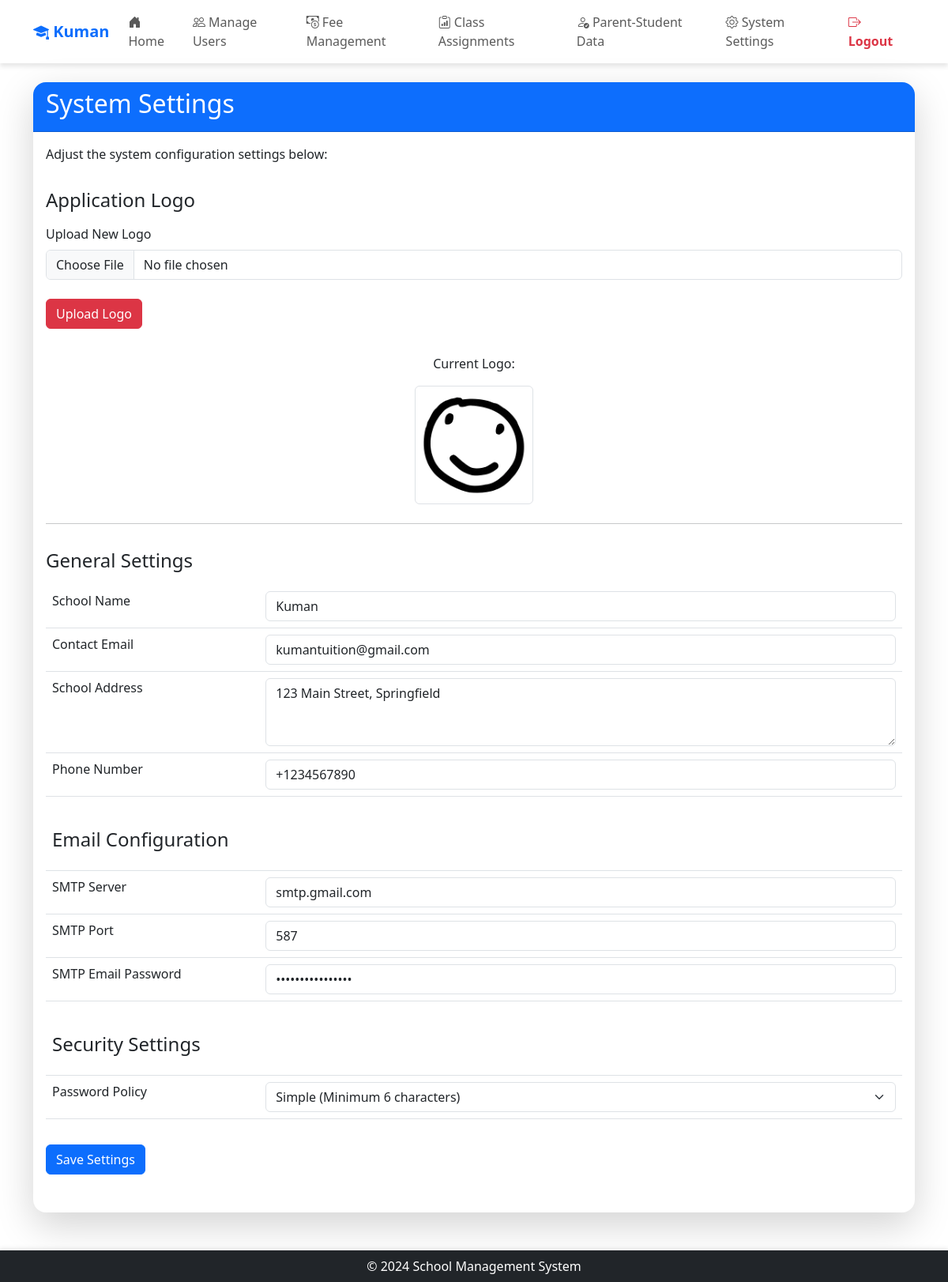
The page /admin/system-settings (signed in) on the database as committed earlier.
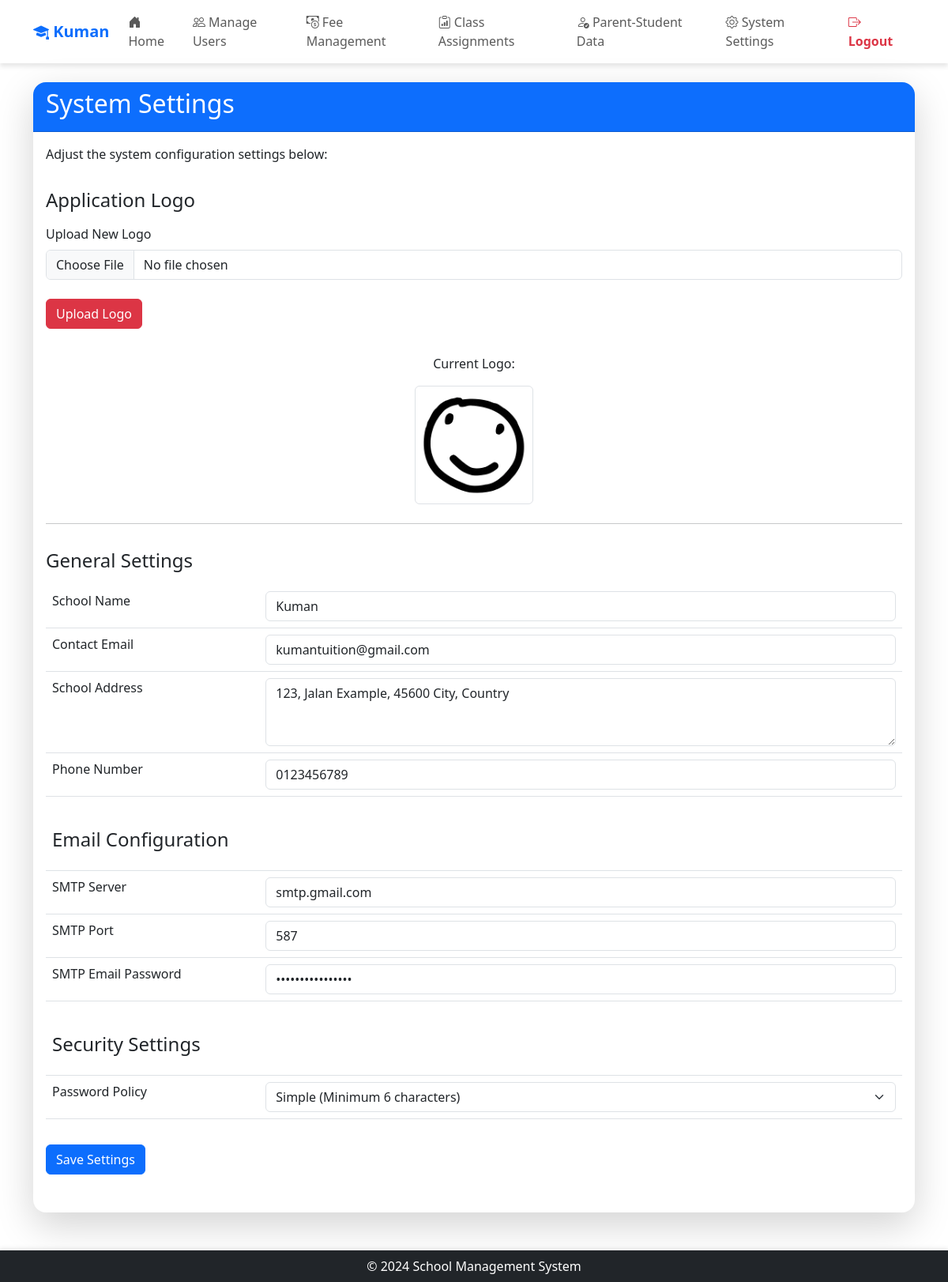
The same page on the database as committed later.
### app/models/models.py (models this page shows)
class Settings(db.Model):
    __tablename__ = 'Settings'
    setting_key = db.Column('SettingKey', db.String, primary_key=True)
    setting_value = db.Column('SettingValue', db.String, nullable=False)
    description = db.Column('Description', db.String, nullable=False)
    category = db.Column('Category', db.String, nullable=False)

### app/routes/admin/settings.py (the view)
@admin.route('/system-settings', methods=['GET', 'POST'])
@login_required
@role_required('1')
def system_settings():
    settings = {
        setting.setting_key: setting.setting_value for setting in Settings.query.all()}
    return render_template('admin/system_settings.html', settings=settings, app_name=app_name())

### app/__init__.py (called while the page is built)
@login_manager.user_loader
def load_user(user_id):
    from .models.models import User
    return User.query.get(user_id)

### app/routes/routes.py (called while the page is built)
def app_name():
    app_name = "School Management System"
    with current_app.app_context():
        setting = Settings.query.filter_by(setting_key='school_name').first()
        if setting and setting.setting_value:
            app_name = setting.setting_value
    return app_name

def role_required(*roles):
    def decorator(f):
        @wraps(f)
        def decorated_function(*args, **kwargs):
            if not current_user.is_authenticated or current_user.role_id not in roles:
                abort(403)  # Forbidden access if role does not match
            return f(*args, **kwargs)
        return decorated_function
    return decorator

### app/templates/admin/system_settings.html (shortened to what this page needs)
{% extends "share/dashboard.html" %}
{% block card_title %}System Settings{% endblock %}
{% block card_content %}
<p>Adjust the system configuration settings below:</p>
<h4>Application Logo</h4>
<form action="{{ url_for('admin.update_logo') }}" method="post" enctype="multipart/form-data">
    <div class="mb-3">
        <label for="app_logo" class="form-label">Upload New Logo</label>
        <input type="file" class="form-control" id="app_logo" name="app_logo" accept="image/*" required>
    </div>
    <button type="submit" class="btn btn-danger mt-2">Upload Logo</button>
</form>
<div class="text-center mt-3">
    <p>Current Logo:</p>
    <img src="{{ url_for('static', filename='logo.png') }}" alt="Current Logo" class="img-thumbnail" width="150">
</div>
<hr class="my-4">
<h4>General Settings</h4>
<form action="{{ url_for('admin.update_settings') }}" method="post">
    <table class="table">
        <tr>
            <td><label for="school_name" class="form-label">School Name</label></td>
            <td><input type="text" class="form-control" id="school_name" name="school_name" value="{{ settings['school_name'] }}" required></td>
        </tr>
        <tr>
            <td><label for="contact_email" class="form-label">Contact Email</label></td>
            <td><input type="email" class="form-control" id="contact_email" name="contact_email" value="{{ settings['contact_email'] }}" required></td>
        </tr>
        <tr>
            <td><label for="address" class="form-label">School Address</label></td>
            <td><textarea class="form-control" id="address" name="address" rows="3" required>{{ settings['address'] }}</textarea></td>
        </tr>
        <tr>
            <td><label for="contact_number" class="form-label">Phone Number</label></td>
            <td>
                <input type="tel" class="form-control" id="contact_number" name="contact_number"
                       value="{{ settings['contact_number'] }}" pattern="^\+?[0-9]{1,15}$"
                       placeholder="e.g., +1234567890" required>
            </td>
        </tr>
        <tr><th colspan="2"><h4>Email Configuration</h4></th></tr>
        <tr>
            <td><label for="smtp_server" class="form-label">SMTP Server</label></td>
            <td><input type="text" class="form-control" id="smtp_server" name="smtp_server" value="{{ settings['smtp_server'] }}" required></td>
        </tr>
        <tr>
            <td><label for="smtp_port" class="form-label">SMTP Port</label></td>
            <td><input type="number" class="form-control" id="smtp_port" name="smtp_port" value="{{ settings['smtp_port'] }}" min="1" required></td>
        </tr>
        <tr>
            <td><label for="smtp_email_password" class="form-label">SMTP Email Password</label></td>
            <td><input type="password" class="form-control" id="smtp_email_password" name="smtp_email_password" value="{{ settings['smtp_email_password'] }}" required></td>
        </tr>
        <tr><th colspan="2"><h4>Security Settings</h4></th></tr>
        <tr>
            <td><label for="password_policy" class="form-label">Password Policy</label></td>
            <td>
                <select class="form-select" id="password_policy" name="password_policy" required>
                    <option value="simple" {% if settings['password_policy'] == 'simple' %}selected{% endif %}>Simple (Minimum 6 characters)</option>
                </select>
            </td>
        </tr>
    </table>
    <button type="submit" class="btn btn-primary mt-3">Save Settings</button>
</form>
{% endblock %}

Rows that differ between the two databases and show on the page:
changed Settings: address "123 Main Street, Springfield" → "123, Jalan Example, 45600 City, Country"
changed Settings (number 4 of 8 on the later page): contact_number "+1234567890" → "0123456789"
